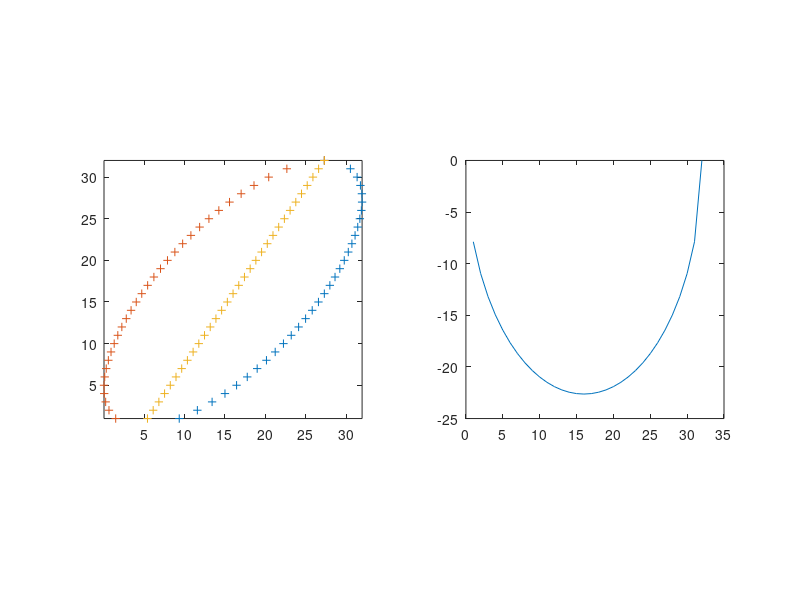

Source code (MATLAB):
%% 
clear all
N=32;
img=zeros(N);
m_cy=N/2;
R=m_cy;
theta=225;
theta_rad=theta*pi/180;
clear width p0 p1 pc
width=zeros(1,N);
pc=width;
p1=width;
p0=width;

for row = 1:N
    h=row-m_cy;
	width(row)=sqrt(R*R-h*h);   
    phi=acos(h/R); 


    %pc(row)=m_cy*(sin(theta_rad)-cos(theta_rad))+m_cy ...
    pc(row)=m_cy*(sin(theta_rad)-cos(theta_rad))+m_cy ...
        - cos(theta_rad)*h;
    dp=width(row)*sin(theta_rad);
    
    p0(row)=pc(row)-dp;
    p1(row)=pc(row)+dp;    

end
subplot(1,2,1)
plot([p0' p1' pc' ],1:N,'+'); axis square, axis tight

subplot(1,2,2)
plot((p1-p0)); axis square

p0e=[min(p0), max(p0)]
p1e=[min(p1), max(p1)]